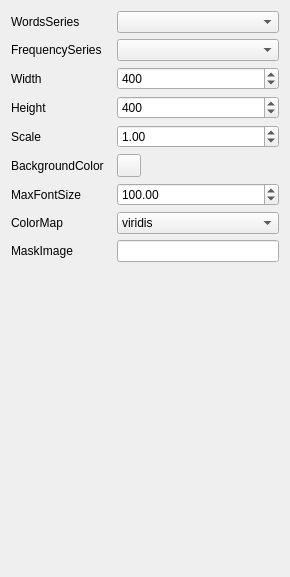
<?xml version="1.0" encoding="UTF-8"?>
<ui version="4.0">
 <class>Form</class>
 <widget class="QWidget" name="Form">
  <property name="geometry">
   <rect>
    <x>0</x>
    <y>0</y>
    <width>290</width>
    <height>577</height>
   </rect>
  </property>
  <property name="windowTitle">
   <string>Form</string>
  </property>
  <layout class="QVBoxLayout" name="verticalLayout">
   <item>
    <layout class="QFormLayout" name="formLayout">
     <item row="0" column="0">
      <widget class="QLabel" name="label">
       <property name="minimumSize">
        <size>
         <width>100</width>
         <height>0</height>
        </size>
       </property>
       <property name="text">
        <string>WordsSeries</string>
       </property>
      </widget>
     </item>
     <item row="0" column="1">
      <widget class="QComboBox" name="x_series_combo"/>
     </item>
     <item row="1" column="0">
      <widget class="QLabel" name="label_2">
       <property name="text">
        <string>FrequencySeries</string>
       </property>
      </widget>
     </item>
     <item row="1" column="1">
      <widget class="QComboBox" name="y_series_combo"/>
     </item>
     <item row="2" column="0">
      <widget class="QLabel" name="label_5">
       <property name="text">
        <string>Width</string>
       </property>
      </widget>
     </item>
     <item row="2" column="1">
      <widget class="QSpinBox" name="width_spin">
       <property name="minimum">
        <number>1</number>
       </property>
       <property name="maximum">
        <number>10000</number>
       </property>
       <property name="value">
        <number>400</number>
       </property>
      </widget>
     </item>
     <item row="3" column="0">
      <widget class="QLabel" name="label_3">
       <property name="text">
        <string>Height</string>
       </property>
      </widget>
     </item>
     <item row="3" column="1">
      <widget class="QSpinBox" name="height_spin">
       <property name="minimum">
        <number>1</number>
       </property>
       <property name="maximum">
        <number>10000</number>
       </property>
       <property name="value">
        <number>400</number>
       </property>
      </widget>
     </item>
     <item row="4" column="0">
      <widget class="QLabel" name="label_12">
       <property name="text">
        <string>Scale</string>
       </property>
      </widget>
     </item>
     <item row="4" column="1">
      <widget class="QDoubleSpinBox" name="scale_spin">
       <property name="minimum">
        <double>0.100000000000000</double>
       </property>
       <property name="maximum">
        <double>100.000000000000000</double>
       </property>
       <property name="singleStep">
        <double>0.100000000000000</double>
       </property>
       <property name="value">
        <double>1.000000000000000</double>
       </property>
      </widget>
     </item>
     <item row="5" column="0">
      <widget class="QLabel" name="label_14">
       <property name="text">
        <string>BackgroundColor</string>
       </property>
      </widget>
     </item>
     <item row="5" column="1">
      <widget class="QToolButton" name="background_color_btn">
       <property name="text">
        <string/>
       </property>
      </widget>
     </item>
     <item row="6" column="0">
      <widget class="QLabel" name="label_15">
       <property name="text">
        <string>MaxFontSize</string>
       </property>
      </widget>
     </item>
     <item row="7" column="0">
      <widget class="QLabel" name="label_16">
       <property name="text">
        <string>ColorMap</string>
       </property>
      </widget>
     </item>
     <item row="8" column="0">
      <widget class="QLabel" name="label_17">
       <property name="text">
        <string>MaskImage</string>
       </property>
      </widget>
     </item>
     <item row="9" column="1">
      <spacer name="verticalSpacer">
       <property name="orientation">
        <enum>Qt::Orientation::Vertical</enum>
       </property>
       <property name="sizeHint" stdset="0">
        <size>
         <width>20</width>
         <height>40</height>
        </size>
       </property>
      </spacer>
     </item>
     <item row="6" column="1">
      <widget class="QDoubleSpinBox" name="max_font_size_spin">
       <property name="minimum">
        <double>1.000000000000000</double>
       </property>
       <property name="maximum">
        <double>10000.000000000000000</double>
       </property>
       <property name="value">
        <double>100.000000000000000</double>
       </property>
      </widget>
     </item>
     <item row="7" column="1">
      <widget class="QComboBox" name="color_map_combo">
       <item>
        <property name="text">
         <string>viridis</string>
        </property>
       </item>
       <item>
        <property name="text">
         <string>plasma</string>
        </property>
       </item>
       <item>
        <property name="text">
         <string>inferno</string>
        </property>
       </item>
       <item>
        <property name="text">
         <string>magma</string>
        </property>
       </item>
       <item>
        <property name="text">
         <string>cividis</string>
        </property>
       </item>
       <item>
        <property name="text">
         <string>Greys</string>
        </property>
       </item>
       <item>
        <property name="text">
         <string>Purples</string>
        </property>
       </item>
       <item>
        <property name="text">
         <string>Blues</string>
        </property>
       </item>
       <item>
        <property name="text">
         <string>Greens</string>
        </property>
       </item>
       <item>
        <property name="text">
         <string>Oranges</string>
        </property>
       </item>
       <item>
        <property name="text">
         <string>Reds</string>
        </property>
       </item>
       <item>
        <property name="text">
         <string>YlOrBr</string>
        </property>
       </item>
       <item>
        <property name="text">
         <string>YlOrRd</string>
        </property>
       </item>
       <item>
        <property name="text">
         <string>OrRd</string>
        </property>
       </item>
       <item>
        <property name="text">
         <string>PuRd</string>
        </property>
       </item>
       <item>
        <property name="text">
         <string>RdPu</string>
        </property>
       </item>
       <item>
        <property name="text">
         <string>BuPu</string>
        </property>
       </item>
       <item>
        <property name="text">
         <string>GnBu</string>
        </property>
       </item>
       <item>
        <property name="text">
         <string>PuBu</string>
        </property>
       </item>
       <item>
        <property name="text">
         <string>YlGnBu</string>
        </property>
       </item>
       <item>
        <property name="text">
         <string>PuBuGn</string>
        </property>
       </item>
       <item>
        <property name="text">
         <string>BuGn</string>
        </property>
       </item>
       <item>
        <property name="text">
         <string>YlGn</string>
        </property>
       </item>
       <item>
        <property name="text">
         <string>binary</string>
        </property>
       </item>
       <item>
        <property name="text">
         <string>gist_yarg</string>
        </property>
       </item>
       <item>
        <property name="text">
         <string>gist_gray</string>
        </property>
       </item>
       <item>
        <property name="text">
         <string>gray</string>
        </property>
       </item>
       <item>
        <property name="text">
         <string>bone</string>
        </property>
       </item>
       <item>
        <property name="text">
         <string>pink</string>
        </property>
       </item>
       <item>
        <property name="text">
         <string>spring</string>
        </property>
       </item>
       <item>
        <property name="text">
         <string>summer</string>
        </property>
       </item>
       <item>
        <property name="text">
         <string>autumn</string>
        </property>
       </item>
       <item>
        <property name="text">
         <string>winter</string>
        </property>
       </item>
       <item>
        <property name="text">
         <string>cool</string>
        </property>
       </item>
       <item>
        <property name="text">
         <string>Wistia</string>
        </property>
       </item>
       <item>
        <property name="text">
         <string>hot</string>
        </property>
       </item>
       <item>
        <property name="text">
         <string>afmhot</string>
        </property>
       </item>
       <item>
        <property name="text">
         <string>gist_heat</string>
        </property>
       </item>
       <item>
        <property name="text">
         <string>copper</string>
        </property>
       </item>
       <item>
        <property name="text">
         <string>PiYG</string>
        </property>
       </item>
       <item>
        <property name="text">
         <string>PRGn</string>
        </property>
       </item>
       <item>
        <property name="text">
         <string>BrBG</string>
        </property>
       </item>
       <item>
        <property name="text">
         <string>PuOr</string>
        </property>
       </item>
       <item>
        <property name="text">
         <string>RdGy</string>
        </property>
       </item>
       <item>
        <property name="text">
         <string>RdBu</string>
        </property>
       </item>
       <item>
        <property name="text">
         <string>RdYlBu</string>
        </property>
       </item>
       <item>
        <property name="text">
         <string>RdYlGn</string>
        </property>
       </item>
       <item>
        <property name="text">
         <string>Spectral</string>
        </property>
       </item>
       <item>
        <property name="text">
         <string>coolwarm</string>
        </property>
       </item>
       <item>
        <property name="text">
         <string>bwr</string>
        </property>
       </item>
       <item>
        <property name="text">
         <string>seismic</string>
        </property>
       </item>
       <item>
        <property name="text">
         <string>twilight</string>
        </property>
       </item>
       <item>
        <property name="text">
         <string>twilight_shifted</string>
        </property>
       </item>
       <item>
        <property name="text">
         <string>hsv</string>
        </property>
       </item>
       <item>
        <property name="text">
         <string>Pastel1</string>
        </property>
       </item>
       <item>
        <property name="text">
         <string>Pastel2</string>
        </property>
       </item>
       <item>
        <property name="text">
         <string>Paired</string>
        </property>
       </item>
       <item>
        <property name="text">
         <string>Accent</string>
        </property>
       </item>
       <item>
        <property name="text">
         <string>Dark2</string>
        </property>
       </item>
       <item>
        <property name="text">
         <string>Set1</string>
        </property>
       </item>
       <item>
        <property name="text">
         <string>Set2</string>
        </property>
       </item>
       <item>
        <property name="text">
         <string>Set3</string>
        </property>
       </item>
       <item>
        <property name="text">
         <string>tab10</string>
        </property>
       </item>
       <item>
        <property name="text">
         <string>tab20</string>
        </property>
       </item>
       <item>
        <property name="text">
         <string>tab20b</string>
        </property>
       </item>
       <item>
        <property name="text">
         <string>tab20c</string>
        </property>
       </item>
       <item>
        <property name="text">
         <string>flag</string>
        </property>
       </item>
       <item>
        <property name="text">
         <string>prism</string>
        </property>
       </item>
       <item>
        <property name="text">
         <string>ocean</string>
        </property>
       </item>
       <item>
        <property name="text">
         <string>gist_earth</string>
        </property>
       </item>
       <item>
        <property name="text">
         <string>terrain</string>
        </property>
       </item>
       <item>
        <property name="text">
         <string>gist_stern</string>
        </property>
       </item>
       <item>
        <property name="text">
         <string>gnuplot</string>
        </property>
       </item>
       <item>
        <property name="text">
         <string>gnuplot2</string>
        </property>
       </item>
       <item>
        <property name="text">
         <string>CMRmap</string>
        </property>
       </item>
       <item>
        <property name="text">
         <string>cubehelix</string>
        </property>
       </item>
       <item>
        <property name="text">
         <string>brg</string>
        </property>
       </item>
       <item>
        <property name="text">
         <string>gist_rainbow</string>
        </property>
       </item>
       <item>
        <property name="text">
         <string>rainbow</string>
        </property>
       </item>
       <item>
        <property name="text">
         <string>jet</string>
        </property>
       </item>
       <item>
        <property name="text">
         <string>turbo</string>
        </property>
       </item>
       <item>
        <property name="text">
         <string>nipy_spectral</string>
        </property>
       </item>
       <item>
        <property name="text">
         <string>gist_ncar</string>
        </property>
       </item>
      </widget>
     </item>
     <item row="8" column="1">
      <widget class="QLineEdit" name="mask_image_line">
       <property name="enabled">
        <bool>true</bool>
       </property>
      </widget>
     </item>
    </layout>
   </item>
  </layout>
 </widget>
 <resources/>
 <connections/>
</ui>
